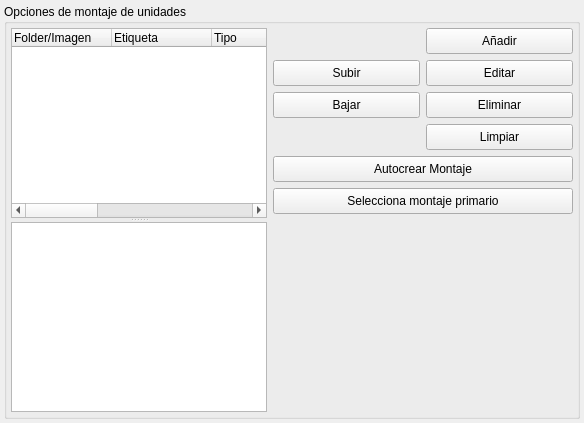
  <widget class="QWidget" name="tabDbx_5">
   <attribute name="title">
    <string>Montaje</string>
   </attribute>
   <layout class="QVBoxLayout" name="verticalLayout_19">
    <property name="margin">
     <number>4</number>
    </property>
    <item>
     <widget class="QGroupBox" name="groupBox_8">
      <property name="title">
       <string>Opciones de montaje de unidades</string>
      </property>
      <layout class="QVBoxLayout" name="verticalLayout_10">
       <property name="margin">
        <number>4</number>
       </property>
       <item>
        <layout class="QHBoxLayout" name="horizontalLayout_3">
         <item>
          <widget class="QSplitter" name="splitter">
           <property name="sizePolicy">
            <sizepolicy hsizetype="Expanding" vsizetype="Preferred">
             <horstretch>0</horstretch>
             <verstretch>0</verstretch>
            </sizepolicy>
           </property>
           <property name="orientation">
            <enum>Qt::Vertical</enum>
           </property>
           <widget class="QTreeWidget" name="twMontajes">
            <property name="focusPolicy">
             <enum>Qt::ClickFocus</enum>
            </property>
            <property name="frameShadow">
             <enum>QFrame::Sunken</enum>
            </property>
            <property name="showDropIndicator" stdset="0">
             <bool>false</bool>
            </property>
            <property name="iconSize">
             <size>
              <width>16</width>
              <height>16</height>
             </size>
            </property>
            <property name="textElideMode">
             <enum>Qt::ElideNone</enum>
            </property>
            <property name="rootIsDecorated">
             <bool>false</bool>
            </property>
            <property name="uniformRowHeights">
             <bool>true</bool>
            </property>
            <property name="itemsExpandable">
             <bool>false</bool>
            </property>
            <property name="allColumnsShowFocus">
             <bool>true</bool>
            </property>
            <column>
             <property name="text">
              <string>Folder/Imagen</string>
             </property>
            </column>
            <column>
             <property name="text">
              <string>Etiqueta</string>
             </property>
            </column>
            <column>
             <property name="text">
              <string>Tipo</string>
             </property>
            </column>
            <column>
             <property name="text">
              <string>Driver</string>
             </property>
            </column>
            <column>
             <property name="text">
              <string>CD/DVD index</string>
             </property>
            </column>
            <column>
             <property name="text">
              <string>Opciones CD/DVD</string>
             </property>
            </column>
            <column>
             <property name="text">
              <string>IO Ctrl</string>
             </property>
            </column>
            <column>
             <property name="text">
              <string>Primer montaje</string>
             </property>
            </column>
           </widget>
           <widget class="QListWidget" name="previer_mount"/>
          </widget>
         </item>
         <item>
          <layout class="QGridLayout" name="gridLayout_8">
           <item row="0" column="1">
            <widget class="QPushButton" name="btnMount_Add">
             <property name="minimumSize">
              <size>
               <width>0</width>
               <height>26</height>
              </size>
             </property>
             <property name="text">
              <string>Añadir</string>
             </property>
             <property name="icon">
              <iconset resource="../res/grlida.qrc">
               <normaloff>:/img16/nuevo.png</normaloff>:/img16/nuevo.png</iconset>
             </property>
            </widget>
           </item>
           <item row="1" column="0">
            <widget class="QPushButton" name="btnMount_Subir">
             <property name="minimumSize">
              <size>
               <width>0</width>
               <height>26</height>
              </size>
             </property>
             <property name="text">
              <string>Subir</string>
             </property>
             <property name="icon">
              <iconset resource="../res/grlida.qrc">
               <normaloff>:/img16/go-up.png</normaloff>:/img16/go-up.png</iconset>
             </property>
            </widget>
           </item>
           <item row="1" column="1">
            <widget class="QPushButton" name="btnMount_Edit">
             <property name="minimumSize">
              <size>
               <width>0</width>
               <height>26</height>
              </size>
             </property>
             <property name="text">
              <string>Editar</string>
             </property>
             <property name="icon">
              <iconset resource="../res/grlida.qrc">
               <normaloff>:/img16/editar.png</normaloff>:/img16/editar.png</iconset>
             </property>
            </widget>
           </item>
           <item row="2" column="0">
            <widget class="QPushButton" name="btnMount_Bajar">
             <property name="minimumSize">
              <size>
               <width>0</width>
               <height>26</height>
              </size>
             </property>
             <property name="text">
              <string>Bajar</string>
             </property>
             <property name="icon">
              <iconset resource="../res/grlida.qrc">
               <normaloff>:/img16/go-down.png</normaloff>:/img16/go-down.png</iconset>
             </property>
            </widget>
           </item>
           <item row="2" column="1">
            <widget class="QPushButton" name="btnMount_Delete">
             <property name="minimumSize">
              <size>
               <width>0</width>
               <height>26</height>
              </size>
             </property>
             <property name="text">
              <string>Eliminar</string>
             </property>
             <property name="icon">
              <iconset resource="../res/grlida.qrc">
               <normaloff>:/img16/eliminar.png</normaloff>:/img16/eliminar.png</iconset>
             </property>
            </widget>
           </item>
           <item row="3" column="1">
            <widget class="QPushButton" name="btnMount_Clear">
             <property name="minimumSize">
              <size>
               <width>0</width>
               <height>26</height>
              </size>
             </property>
             <property name="text">
              <string>Limpiar</string>
             </property>
             <property name="icon">
              <iconset resource="../res/grlida.qrc">
               <normaloff>:/img16/limpiar.png</normaloff>:/img16/limpiar.png</iconset>
             </property>
            </widget>
           </item>
           <item row="4" column="0" colspan="2">
            <widget class="QPushButton" name="btnMount_AutoCrear">
             <property name="minimumSize">
              <size>
               <width>300</width>
               <height>26</height>
              </size>
             </property>
             <property name="text">
              <string>Autocrear Montaje</string>
             </property>
             <property name="icon">
              <iconset resource="../res/grlida.qrc">
               <normaloff>:/img16/ejecutar_app.png</normaloff>:/img16/ejecutar_app.png</iconset>
             </property>
            </widget>
           </item>
           <item row="5" column="0" colspan="2">
            <widget class="QPushButton" name="btnMount_Primario">
             <property name="minimumSize">
              <size>
               <width>300</width>
               <height>26</height>
              </size>
             </property>
             <property name="text">
              <string>Selecciona montaje primario</string>
             </property>
             <property name="icon">
              <iconset resource="../res/grlida.qrc">
               <normaloff>:/img16/aplicar.png</normaloff>:/img16/aplicar.png</iconset>
             </property>
            </widget>
           </item>
           <item row="6" column="0">
            <spacer name="verticalSpacer_8">
             <property name="orientation">
              <enum>Qt::Vertical</enum>
             </property>
             <property name="sizeHint" stdset="0">
              <size>
               <width>20</width>
               <height>40</height>
              </size>
             </property>
            </spacer>
           </item>
          </layout>
         </item>
        </layout>
       </item>
      </layout>
     </widget>
    </item>
   </layout>
  </widget>
